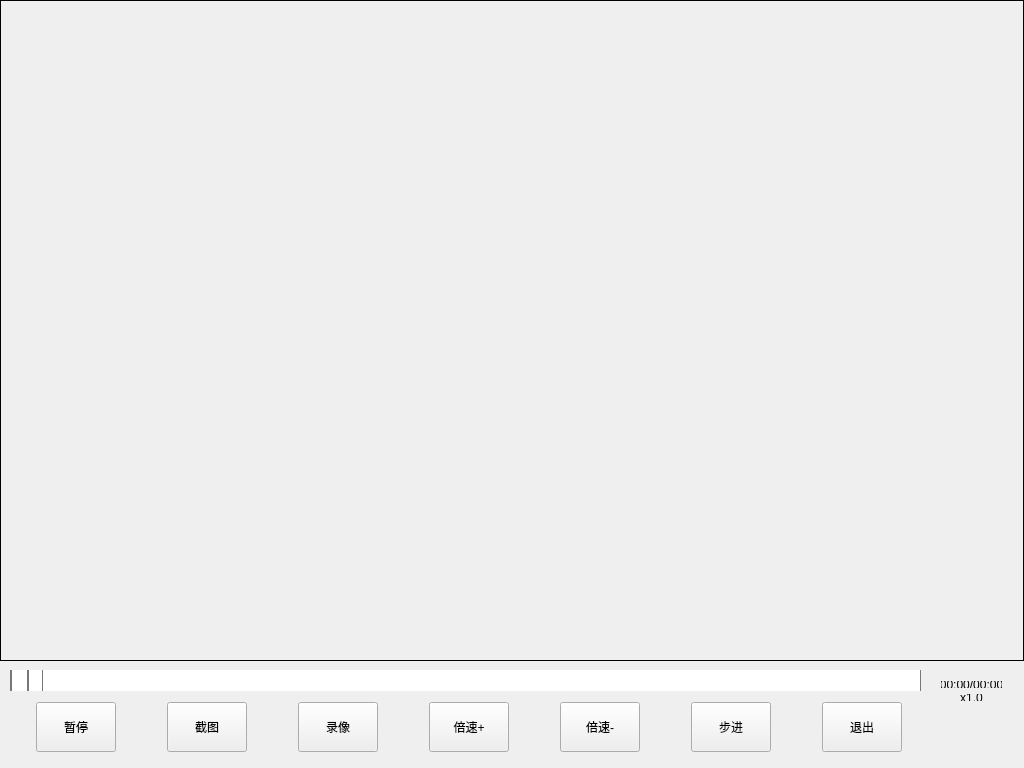
<?xml version="1.0" encoding="UTF-8"?>
<ui version="4.0">
 <class>Widget</class>
 <widget class="QWidget" name="Widget">
  <property name="geometry">
   <rect>
    <x>0</x>
    <y>0</y>
    <width>1024</width>
    <height>768</height>
   </rect>
  </property>
  <property name="windowTitle">
   <string>Widget</string>
  </property>
  <widget class="QLabel" name="label_video">
   <property name="geometry">
    <rect>
     <x>0</x>
     <y>0</y>
     <width>1024</width>
     <height>661</height>
    </rect>
   </property>
   <property name="frameShape">
    <enum>QFrame::Box</enum>
   </property>
   <property name="text">
    <string/>
   </property>
  </widget>
  <widget class="QSlider" name="horizontalSlider">
   <property name="geometry">
    <rect>
     <x>10</x>
     <y>670</y>
     <width>911</width>
     <height>21</height>
    </rect>
   </property>
   <property name="styleSheet">
    <string notr="true">QSlider::groove:horizontal {  
border: 1px solid #bbb;  
background: white;  
height: 30px;  
border-radius: 4px;  
}  
  
QSlider::sub-page:horizontal {  
background: qlineargradient(x1: 0, y1: 0,    x2: 0, y2: 1,  
    stop: 0 #66e, stop: 1 #bbf);  
background: qlineargradient(x1: 0, y1: 0.2, x2: 1, y2: 1,  
    stop: 0 #bbf, stop: 1 #55f);  
border: 1px solid #777;  
height: 10px;  
border-radius: 4px;  
}  
  
QSlider::add-page:horizontal {  
background: #fff;  
border: 1px solid #777;  
height: 10px;  
border-radius: 4px;  
}  
  
QSlider::handle:horizontal {  
background: qlineargradient(x1:0, y1:0, x2:1, y2:1,  
    stop:0 #eee, stop:1 #ccc);  
border: 1px solid #777;  
width: 30px;  
height:30px;
margin-top: -2px;  
margin-bottom: -2px;  
border-radius: 4px;  
}  
  
QSlider::handle:horizontal:hover {  
background: qlineargradient(x1:0, y1:0, x2:1, y2:1,  
    stop:0 #fff, stop:1 #ddd);  
border: 1px solid #444;  
border-radius: 4px;  
}  
  
QSlider::sub-page:horizontal:disabled {  
background: #bbb;  
border-color: #999;  
}  
  
QSlider::add-page:horizontal:disabled {  
background: #eee;  
border-color: #999;  
}  
  
QSlider::handle:horizontal:disabled {  
background: #eee;  
border: 1px solid #aaa;  
border-radius: 4px;  
}  </string>
   </property>
   <property name="orientation">
    <enum>Qt::Horizontal</enum>
   </property>
  </widget>
  <widget class="QWidget" name="layoutWidget">
   <property name="geometry">
    <rect>
     <x>20</x>
     <y>691</y>
     <width>901</width>
     <height>61</height>
    </rect>
   </property>
   <layout class="QHBoxLayout" name="horizontalLayout">
    <property name="sizeConstraint">
     <enum>QLayout::SetDefaultConstraint</enum>
    </property>
    <item>
     <widget class="QPushButton" name="btn_play">
      <property name="sizePolicy">
       <sizepolicy hsizetype="Fixed" vsizetype="Fixed">
        <horstretch>0</horstretch>
        <verstretch>0</verstretch>
       </sizepolicy>
      </property>
      <property name="minimumSize">
       <size>
        <width>80</width>
        <height>50</height>
       </size>
      </property>
      <property name="text">
       <string>暂停</string>
      </property>
     </widget>
    </item>
    <item>
     <spacer name="horizontalSpacer">
      <property name="orientation">
       <enum>Qt::Horizontal</enum>
      </property>
      <property name="sizeType">
       <enum>QSizePolicy::Preferred</enum>
      </property>
      <property name="sizeHint" stdset="0">
       <size>
        <width>40</width>
        <height>20</height>
       </size>
      </property>
     </spacer>
    </item>
    <item>
     <widget class="QPushButton" name="btn_save_image">
      <property name="sizePolicy">
       <sizepolicy hsizetype="Fixed" vsizetype="Fixed">
        <horstretch>0</horstretch>
        <verstretch>0</verstretch>
       </sizepolicy>
      </property>
      <property name="minimumSize">
       <size>
        <width>80</width>
        <height>50</height>
       </size>
      </property>
      <property name="text">
       <string>截图</string>
      </property>
     </widget>
    </item>
    <item>
     <spacer name="horizontalSpacer_5">
      <property name="orientation">
       <enum>Qt::Horizontal</enum>
      </property>
      <property name="sizeType">
       <enum>QSizePolicy::Preferred</enum>
      </property>
      <property name="sizeHint" stdset="0">
       <size>
        <width>40</width>
        <height>20</height>
       </size>
      </property>
     </spacer>
    </item>
    <item>
     <widget class="QPushButton" name="btn_save_video">
      <property name="sizePolicy">
       <sizepolicy hsizetype="Fixed" vsizetype="Fixed">
        <horstretch>0</horstretch>
        <verstretch>0</verstretch>
       </sizepolicy>
      </property>
      <property name="minimumSize">
       <size>
        <width>80</width>
        <height>50</height>
       </size>
      </property>
      <property name="text">
       <string>录像</string>
      </property>
     </widget>
    </item>
    <item>
     <spacer name="horizontalSpacer_4">
      <property name="orientation">
       <enum>Qt::Horizontal</enum>
      </property>
      <property name="sizeType">
       <enum>QSizePolicy::Preferred</enum>
      </property>
      <property name="sizeHint" stdset="0">
       <size>
        <width>40</width>
        <height>20</height>
       </size>
      </property>
     </spacer>
    </item>
    <item>
     <widget class="QPushButton" name="btn_speed_up">
      <property name="sizePolicy">
       <sizepolicy hsizetype="Fixed" vsizetype="Fixed">
        <horstretch>0</horstretch>
        <verstretch>0</verstretch>
       </sizepolicy>
      </property>
      <property name="minimumSize">
       <size>
        <width>80</width>
        <height>50</height>
       </size>
      </property>
      <property name="text">
       <string>倍速+</string>
      </property>
     </widget>
    </item>
    <item>
     <spacer name="horizontalSpacer_2">
      <property name="orientation">
       <enum>Qt::Horizontal</enum>
      </property>
      <property name="sizeType">
       <enum>QSizePolicy::Preferred</enum>
      </property>
      <property name="sizeHint" stdset="0">
       <size>
        <width>40</width>
        <height>20</height>
       </size>
      </property>
     </spacer>
    </item>
    <item>
     <widget class="QPushButton" name="btn_speed_down">
      <property name="sizePolicy">
       <sizepolicy hsizetype="Fixed" vsizetype="Fixed">
        <horstretch>0</horstretch>
        <verstretch>0</verstretch>
       </sizepolicy>
      </property>
      <property name="minimumSize">
       <size>
        <width>80</width>
        <height>50</height>
       </size>
      </property>
      <property name="text">
       <string>倍速-</string>
      </property>
     </widget>
    </item>
    <item>
     <spacer name="horizontalSpacer_6">
      <property name="orientation">
       <enum>Qt::Horizontal</enum>
      </property>
      <property name="sizeType">
       <enum>QSizePolicy::Preferred</enum>
      </property>
      <property name="sizeHint" stdset="0">
       <size>
        <width>40</width>
        <height>20</height>
       </size>
      </property>
     </spacer>
    </item>
    <item>
     <widget class="QPushButton" name="btn_seek_forward">
      <property name="sizePolicy">
       <sizepolicy hsizetype="Fixed" vsizetype="Fixed">
        <horstretch>0</horstretch>
        <verstretch>0</verstretch>
       </sizepolicy>
      </property>
      <property name="minimumSize">
       <size>
        <width>80</width>
        <height>50</height>
       </size>
      </property>
      <property name="text">
       <string>步进</string>
      </property>
     </widget>
    </item>
    <item>
     <spacer name="horizontalSpacer_3">
      <property name="orientation">
       <enum>Qt::Horizontal</enum>
      </property>
      <property name="sizeType">
       <enum>QSizePolicy::Preferred</enum>
      </property>
      <property name="sizeHint" stdset="0">
       <size>
        <width>40</width>
        <height>20</height>
       </size>
      </property>
     </spacer>
    </item>
    <item>
     <widget class="QPushButton" name="btn_exit">
      <property name="sizePolicy">
       <sizepolicy hsizetype="Fixed" vsizetype="Fixed">
        <horstretch>0</horstretch>
        <verstretch>0</verstretch>
       </sizepolicy>
      </property>
      <property name="minimumSize">
       <size>
        <width>80</width>
        <height>50</height>
       </size>
      </property>
      <property name="text">
       <string>退出</string>
      </property>
     </widget>
    </item>
   </layout>
  </widget>
  <widget class="QWidget" name="layoutWidget">
   <property name="geometry">
    <rect>
     <x>930</x>
     <y>670</y>
     <width>83</width>
     <height>42</height>
    </rect>
   </property>
   <layout class="QVBoxLayout" name="verticalLayout">
    <property name="sizeConstraint">
     <enum>QLayout::SetDefaultConstraint</enum>
    </property>
    <item>
     <widget class="QLabel" name="label_progress">
      <property name="text">
       <string>00:00/00:00</string>
      </property>
      <property name="alignment">
       <set>Qt::AlignCenter</set>
      </property>
     </widget>
    </item>
    <item>
     <widget class="QLabel" name="label_speed">
      <property name="sizePolicy">
       <sizepolicy hsizetype="Expanding" vsizetype="Preferred">
        <horstretch>0</horstretch>
        <verstretch>0</verstretch>
       </sizepolicy>
      </property>
      <property name="text">
       <string>x1.0</string>
      </property>
      <property name="alignment">
       <set>Qt::AlignCenter</set>
      </property>
     </widget>
    </item>
   </layout>
  </widget>
 </widget>
 <layoutdefault spacing="6" margin="11"/>
 <resources/>
 <connections/>
</ui>
